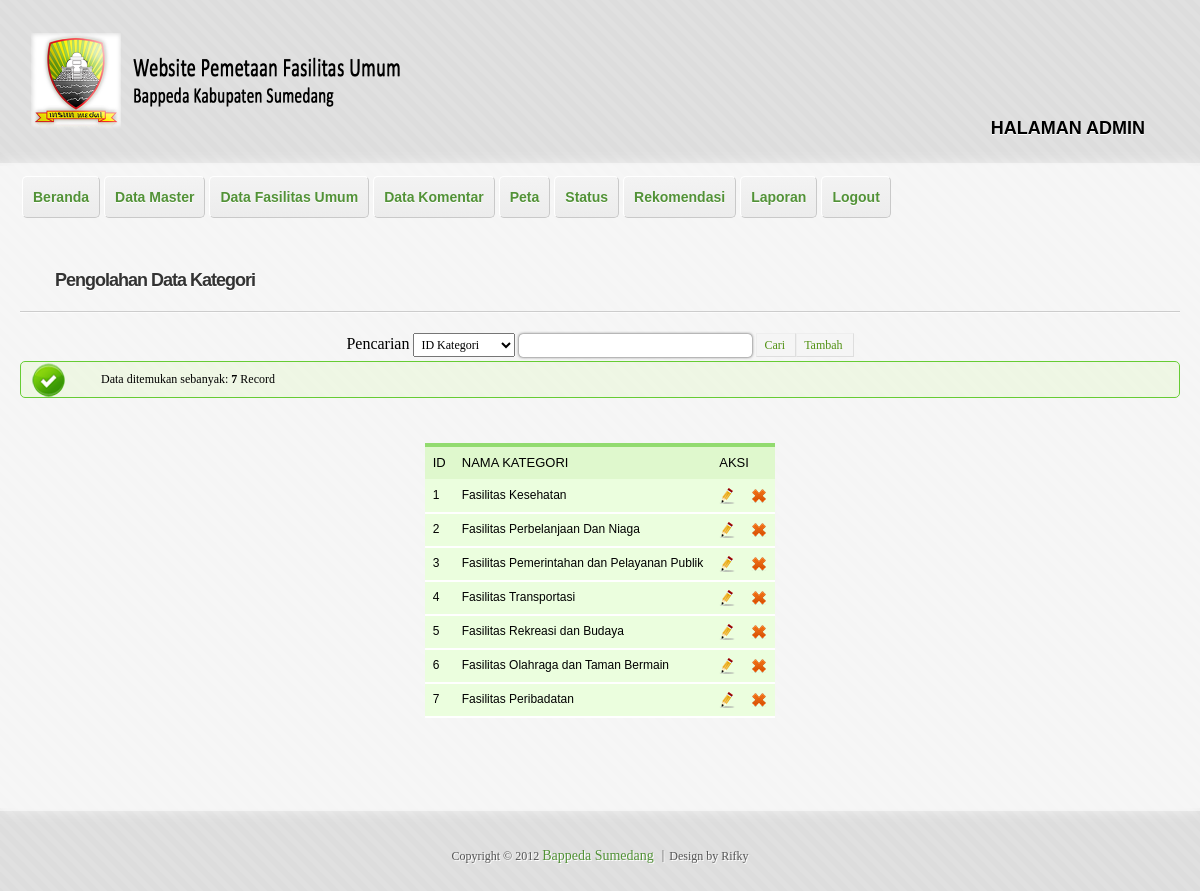
The app's page /admin/kategori_lihat.php (signed in) with its own data.
### tables this page shows
CREATE TABLE IF NOT EXISTS `kategori_fasum` (
  `id_kategori` int(2) NOT NULL AUTO_INCREMENT,
  `nama_kategori` varchar(50) NOT NULL,
  PRIMARY KEY (`id_kategori`)
);

### admin/kategori_lihat.php (the view, shortened to what this page needs)
<?php
	if(isset($_SESSION['sudahlogin']))
	{
?>
<!doctype html>
<html lang="id">
<head>
	<?php
	include("lib_func.php");
	?>
    <link href="style.css" rel="stylesheet" />
</head>
<body>
<div id="wrapper">
    <header id="header" class="clearfix" role="banner">
    </header>
<div id="main" class="clearfix">
    <nav id="menu" class="clearfix" role="navigation">
    </nav>
    <div id="content" role="main">
        <article class="post">
            <h2 class="entry-title"><a href="#">Pengolahan Data Kategori</a></h2><hr />
            <div class="entry-content">
                <?php
	$link=koneksi_db();
	$sql="select * from kategori_fasum ";
	$sql.="order by id_kategori";
	$res=mysql_query($sql,$link);
	$banyakrecord=mysql_num_rows($res);
	if($banyakrecord>0){
	?>
    <div align="center" class="pencarian">
                <form method="post" action="<?php echo $_SERVER['PHP_SELF'];?>">
                Pencarian
				<?php
				$fieldcari="";
				?>
                <select name="fieldcari">
                <option value="id_kategori" <?php if($fieldcari=="id_kategori") echo "selected";?>>ID Kategori</option>
                </select>
                <input type="text" name="keyword" size=30 maxlength="30"
                value="<?php if(isset($_POST['keyword'])) echo $_POST['keyword'];?>">
                <button type="submit" class="positive" name="tblcari">Cari</button><a href="kategori_tambah.php"><button type="button" class="positive">Tambah</button></a></div>
		<div class="info">Data ditemukan sebanyak: <b><?php echo $banyakrecord;?></b> Record</div>
		<div align="center">
        <table class="tabel">
		  <thead>
          <th col="col">ID</th>
          <th col="col">NAMA KATEGORI</th>
          <th col="col" colspan="2">AKSI</th>
          </thead>
          <tbody>
		  <?php
		  	while($data=mysql_fetch_array($res)){
		  ?>
		  	<tr>
		  	   <td><?php echo $data['id_kategori'];?></td>
		  	   <td><?php echo $data['nama_kategori'];?></td>
		  	   <td><a href="kategori_ubah.php?id_kategori=<?php echo $data['id_kategori'];?>"><img src="../images/edit.png" border="0"></a></td>
               <td><a href="kategori_proses_hapus.php?id_kategori=<?php echo $data['id_kategori'];?>" onClick="return hapuskategori();"><img src="../images/delete.png" border="0"></a></td>
		  	</tr>
		  <?php
		  	}
		  ?>
        </tbody>
		</table>
        </div>
	<?php
	}
	else{
	?>
	<div class="error">Data tidak ditemukan!</div>
    <a href="kategori_tambah.php"><center>Klik di sini untuk menambah data.</center></a>
	<?php
	}
	?>
            </div>
        </article>
    </div>
</div>
    <footer id="footer" align="center">
    </footer>
</div>
</body>
</html>
<?php
	}
	else
		header("Location: haruslogin.php");
?>

### records on screen
kategori_fasum: id_kategori "1", nama_kategori "Fasilitas Kesehatan"
kategori_fasum: id_kategori "2", nama_kategori "Fasilitas Perbelanjaan Dan Niaga"
kategori_fasum: id_kategori "3", nama_kategori "Fasilitas Pemerintahan dan Pelayanan Publik"
kategori_fasum: id_kategori "4", nama_kategori "Fasilitas Transportasi"
kategori_fasum: id_kategori "5", nama_kategori "Fasilitas Rekreasi dan Budaya"
kategori_fasum: id_kategori "6", nama_kategori "Fasilitas Olahraga dan Taman Bermain"
kategori_fasum: id_kategori "7", nama_kategori "Fasilitas Peribadatan"

### other values on screen
$banyakrecord "7"
